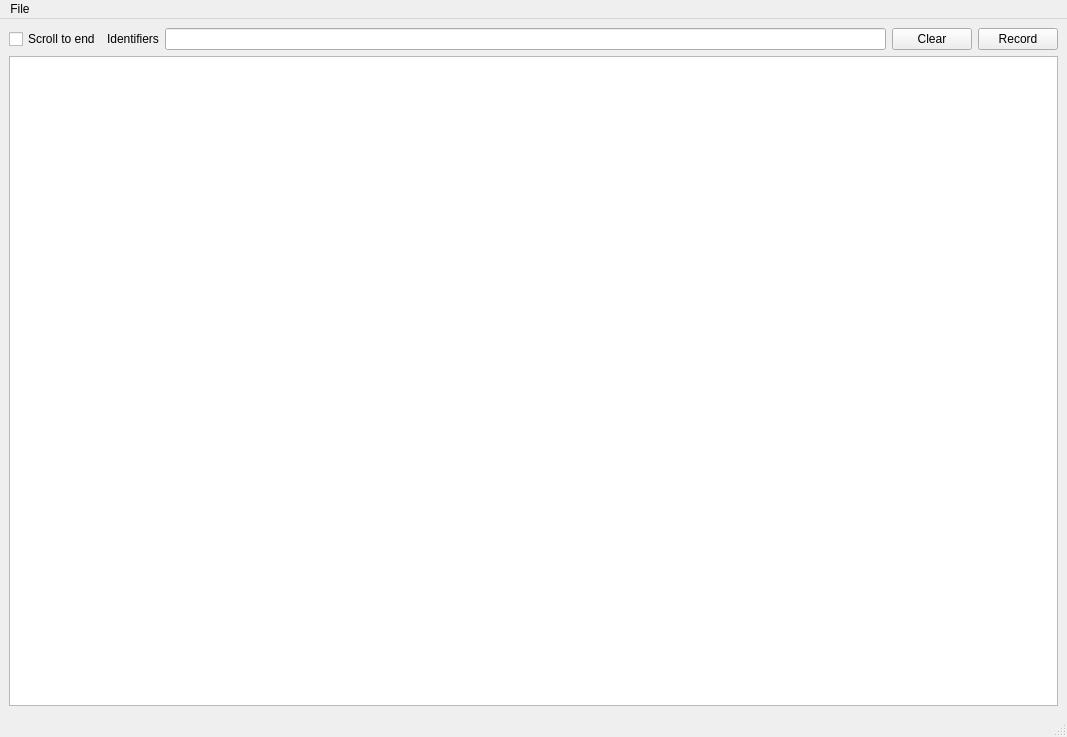
<?xml version="1.0" encoding="UTF-8"?>
<ui version="4.0">
 <class>TraceWindow</class>
 <widget class="QMainWindow" name="TraceWindow">
  <property name="geometry">
   <rect>
    <x>0</x>
    <y>0</y>
    <width>1067</width>
    <height>737</height>
   </rect>
  </property>
  <property name="windowTitle">
   <string>Trace</string>
  </property>
  <widget class="QWidget" name="centralwidget">
   <layout class="QVBoxLayout" name="verticalLayout">
    <item>
     <layout class="QHBoxLayout" name="horizontalLayout">
      <item>
       <widget class="QCheckBox" name="scrollToEndcheckBox">
        <property name="text">
         <string>Scroll to end</string>
        </property>
       </widget>
      </item>
      <item>
       <widget class="QLabel" name="label">
        <property name="text">
         <string>Identifiers</string>
        </property>
       </widget>
      </item>
      <item>
       <widget class="QLineEdit" name="identifiersEdit"/>
      </item>
      <item>
       <widget class="QPushButton" name="clearButton">
        <property name="text">
         <string>Clear</string>
        </property>
       </widget>
      </item>
      <item>
       <widget class="QPushButton" name="recordPushButton">
        <property name="text">
         <string>Record</string>
        </property>
        <property name="checkable">
         <bool>true</bool>
        </property>
       </widget>
      </item>
     </layout>
    </item>
    <item>
     <widget class="QTableView" name="tableView">
      <property name="showGrid">
       <bool>false</bool>
      </property>
      <property name="wordWrap">
       <bool>false</bool>
      </property>
      <property name="cornerButtonEnabled">
       <bool>false</bool>
      </property>
      <attribute name="horizontalHeaderHighlightSections">
       <bool>false</bool>
      </attribute>
      <attribute name="horizontalHeaderStretchLastSection">
       <bool>true</bool>
      </attribute>
      <attribute name="verticalHeaderVisible">
       <bool>false</bool>
      </attribute>
      <attribute name="verticalHeaderDefaultSectionSize">
       <number>18</number>
      </attribute>
      <attribute name="verticalHeaderHighlightSections">
       <bool>false</bool>
      </attribute>
      <attribute name="verticalHeaderMinimumSectionSize">
       <number>18</number>
      </attribute>
     </widget>
    </item>
   </layout>
  </widget>
  <widget class="QMenuBar" name="menubar">
   <property name="geometry">
    <rect>
     <x>0</x>
     <y>0</y>
     <width>1067</width>
     <height>21</height>
    </rect>
   </property>
   <widget class="QMenu" name="menuFile">
    <property name="title">
     <string>File</string>
    </property>
    <addaction name="actionSave_Log"/>
   </widget>
   <addaction name="menuFile"/>
  </widget>
  <widget class="QStatusBar" name="statusbar"/>
  <action name="actionSave_Log">
   <property name="text">
    <string>Save Log</string>
   </property>
  </action>
 </widget>
 <resources/>
 <connections/>
</ui>
